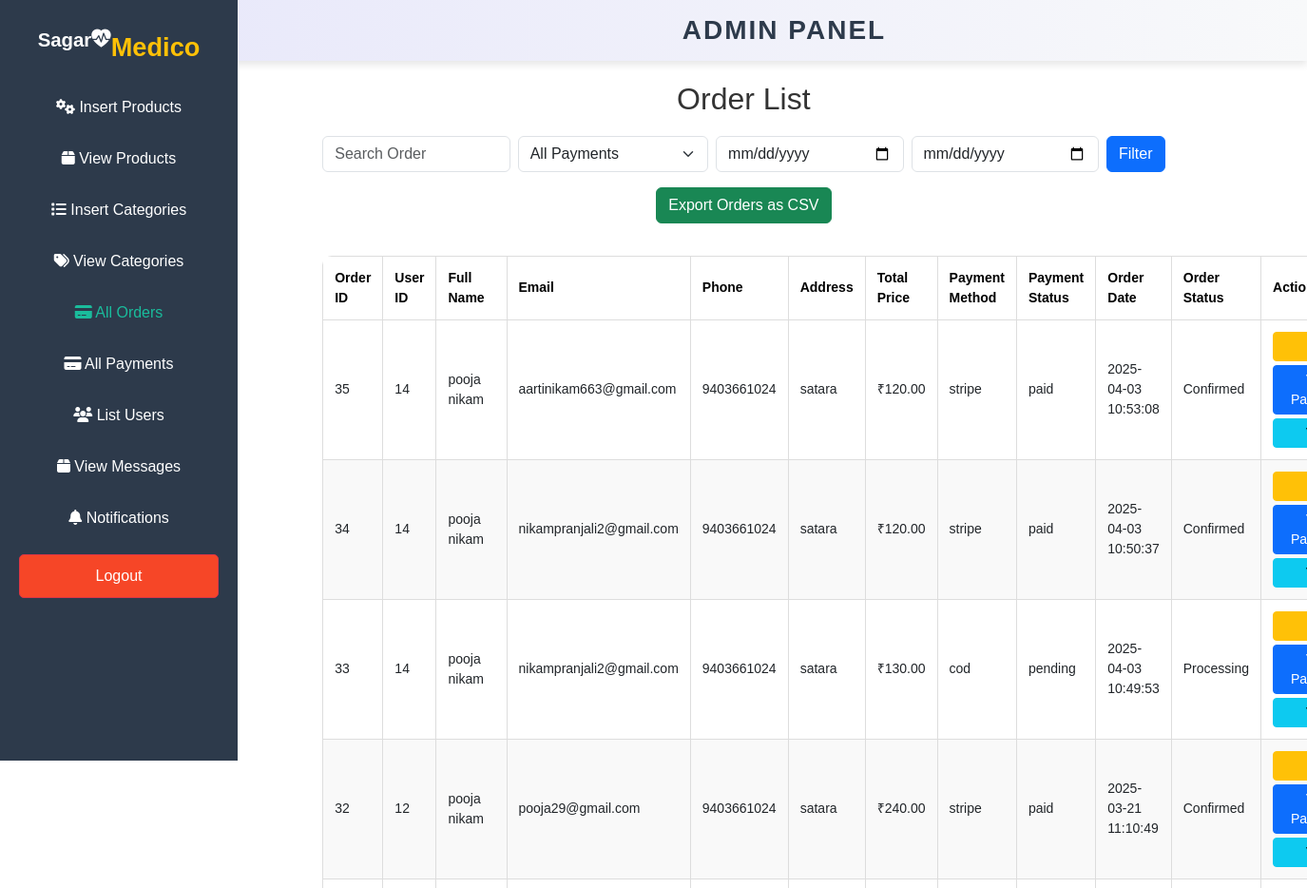
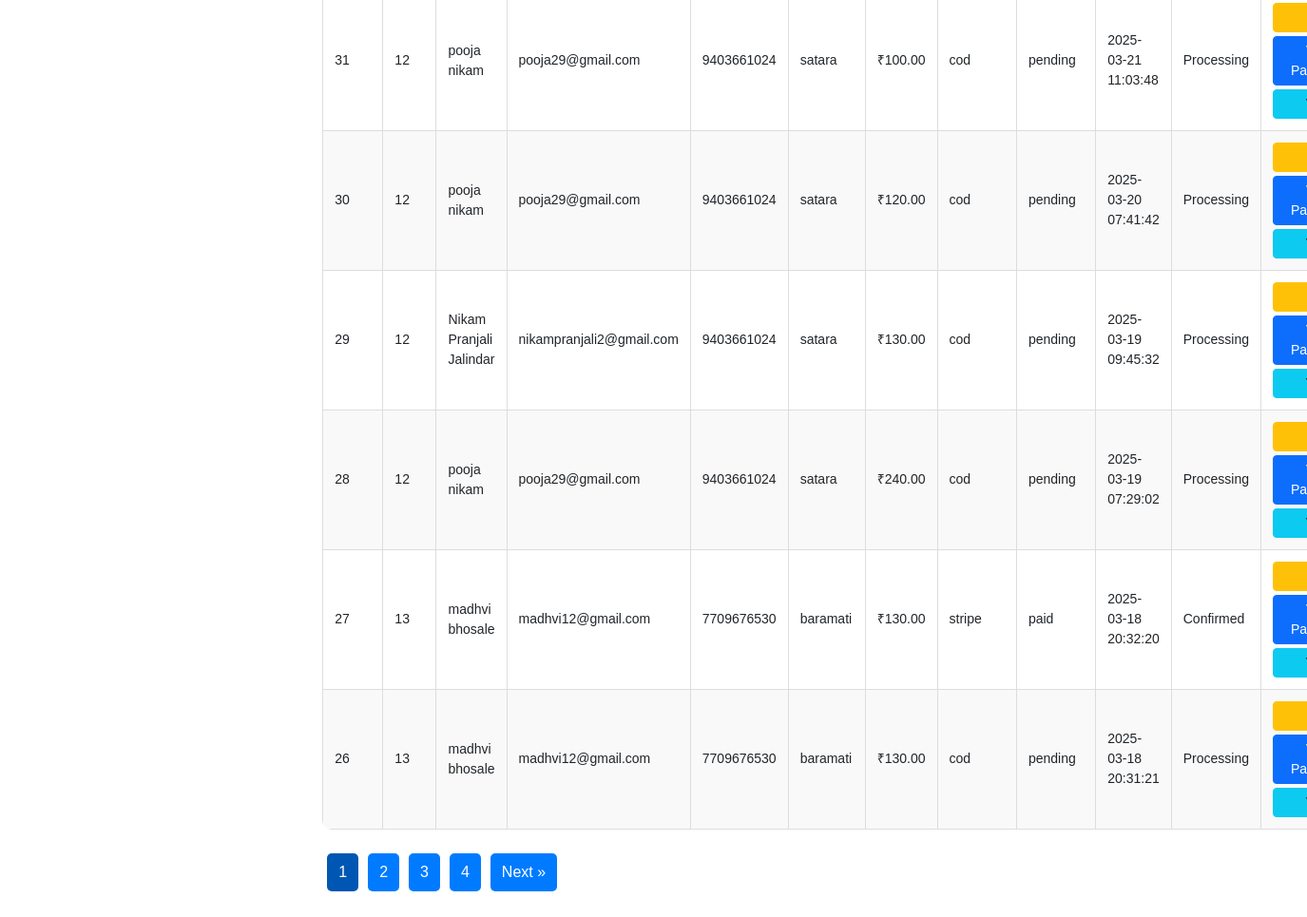
Screenshot of /admin_area/order_list.php with the database file from the repository (2 pictures, top to bottom).
### tables this page shows
CREATE TABLE IF NOT EXISTS `orders` (
  `order_id` int NOT NULL AUTO_INCREMENT,
  `user_id` int NOT NULL,
  `full_name` varchar(255) NOT NULL,
  `email` varchar(255) NOT NULL,
  `phone` varchar(20) NOT NULL,
  `address` text NOT NULL,
  `total_price` decimal(10,2) NOT NULL,
  `payment_method` enum('cod','paypal','stripe','razorpay') NOT NULL DEFAULT 'cod',
  `payment_status` enum('pending','paid','failed') NOT NULL DEFAULT 'pending',
  `order_date` datetime DEFAULT CURRENT_TIMESTAMP,
  `order_status` enum('pending','processing','shipped','delivered','cancelled') NOT NULL,
  `payment_id` int DEFAULT NULL,
  `expense_amount` decimal(10,2) DEFAULT '0.00',
  PRIMARY KEY (`order_id`),
  KEY `payment_id` (`payment_id`)
);

### admin_area/order_list.php (the view, shortened to what this page needs)
<?php
include('../includes/db_connection.php');
$records_per_page = 10;
if (isset($_GET['page']) && is_numeric($_GET['page'])) {
    $current_page = intval($_GET['page']);
} else {
    $current_page = 1;
}
$start_from = ($current_page - 1) * $records_per_page;
$total_query = "SELECT COUNT(*) FROM orders";
$total_result = mysqli_query($con, $total_query);
$total_row = mysqli_fetch_array($total_result);
$total_records = $total_row[0];
$total_pages = ceil($total_records / $records_per_page);
$search = isset($_GET['search']) ? mysqli_real_escape_string($con, $_GET['search']) : '';
$payment_status = isset($_GET['payment_status']) ? mysqli_real_escape_string($con, $_GET['payment_status']) : '';
$start_date = isset($_GET['start_date']) ? $_GET['start_date'] : '';
$end_date = isset($_GET['end_date']) ? $_GET['end_date'] : '';
$query = "SELECT * FROM orders WHERE 1";
$query .= " ORDER BY order_date DESC LIMIT $start_from, $records_per_page";
$result = mysqli_query($con, $query);
?>
<!DOCTYPE html>
<html lang="en">
<head>
    <link href="https://cdn.jsdelivr.net/npm/bootstrap@5.3.0/dist/css/bootstrap.min.css" rel="stylesheet">
    <link href="https://cdn.jsdelivr.net/npm/bootstrap@5.3.0/dist/css/bootstrap.min.css" rel="stylesheet">
    <link rel="stylesheet" href="https://cdnjs.cloudflare.com/ajax/libs/font-awesome/6.7.2/css/all.min.css">
    <link rel="stylesheet" href="https://cdn.jsdelivr.net/npm/bootstrap-icons@1.11.3/font/bootstrap-icons.min.css">
    <link href="https://cdn.jsdelivr.net/npm/bootstrap@5.3.3/dist/css/bootstrap.min.css" rel="stylesheet">
    <link rel="stylesheet" href="https://unpkg.com/leaflet/dist/leaflet.css" />
    <link rel="stylesheet" href="https://cdn.jsdelivr.net/npm/bootstrap-icons@1.11.3/font/bootstrap-icons.min.css">
</head>
<body>
<div class="sidebar fixed-top">
    <a class="navbar-brand" href="index3.php"><b><sup style="color:white;">Sagar<i class="bi bi-heart-pulse-fill"></i></sup></b><b class="text-warning">Medico</b></a>
        <a href="insert_product.php"><i class="fa fa-cogs"></i> Insert Products</a>
        <a href="view_products.php"><i class="fa fa-box"></i> View Products</a>
        <a href="insert_categories.php"><i class="fa fa-list"></i> Insert Categories</a>
        <a href="view_categories.php"><i class="fa fa-tags"></i> View Categories</a>
        <a href="order_list.php" class="link active"><i class="fa fa-credit-card"></i> All Orders</a>
        <a href="payment_list.php"><i class="fa fa-credit-card"></i> All Payments</a>
        <a href="user_list.php"><i class="fa fa-users"></i> List Users</a>
        <a href="contact_view.php"><i class="fa fa-box"></i> View Messages</a>
        <a href="notifications.php">
    <i class="fa fa-bell"></i> Notifications
</a>
        <a href="../Medico/logout.php" class="btn btn-danger w-80 mt-3">Logout</a>
    </div>
    <div class="container">
<div class="admin">
    <h1 >Admin Panel</h1>
</div>
    <div class="main">
<h2>Order List</h2>
<form method="GET" class="d-flex mb-3">
    <input type="text" name="search" class="form-control w-25" placeholder="Search Order" value="<?= isset($_GET['search']) ? $_GET['search'] : ''; ?>">
    <select name="payment_status" class="form-select w-25 ms-2">
        <option value="">All Payments</option>
    </select>
    <input type="date" name="start_date" class="form-control w-25 ms-2" value="<?= isset($_GET['start_date']) ? $_GET['start_date'] : ''; ?>">
    <input type="date" name="end_date" class="form-control w-25 ms-2" value="<?= isset($_GET['end_date']) ? $_GET['end_date'] : ''; ?>">
    <button type="submit" class="btn btn-primary ms-2">Filter</button>
</form>
<a href="export_orders.php?search=<?= urlencode($search) ?>&payment_status=<?= urlencode($payment_status) ?>&start_date=<?= urlencode($start_date) ?>&end_date=<?= urlencode($end_date) ?>" class="btn btn-success mb-3">
    Export Orders as CSV
</a>
<table>
    <thead>
        <tr>
            <th>Order ID</th>
            <th>User ID</th>
            <th>Full Name</th>
            <th>Email</th>
            <th>Phone</th>
            <th>Address</th>
            <th>Total Price</th>
            <th>Payment Method</th>
            <th>Payment Status</th>
            <th>Order Date</th>
            <th>Order Status</th>
            <th>Action</th>
        </tr>
    </thead>
    <tbody>
    <?php while ($row = mysqli_fetch_assoc($result)) {
        if (strcasecmp($row['payment_method'], 'cod') == 0 && strcasecmp($row['payment_status'], 'pending') == 0) {
            $order_status = "Processing";
        } elseif (strcasecmp($row['payment_method'], 'stripe') == 0 && strcasecmp($row['payment_status'], 'paid') == 0) {
            $order_status = "Confirmed";
        } else {
            $order_status = $row['order_status'];
        }
    ?>
        <tr>
            <td><?= $row['order_id'] ?></td>
            <td><?= $row['user_id'] ?></td>
            <td><?= $row['full_name'] ?></td>
            <td><?= $row['email'] ?></td>
            <td><?= $row['phone'] ?></td>
            <td><?= $row['address'] ?></td>
            <td>₹<?= $row['total_price'] ?></td>
            <td><?= $row['payment_method'] ?></td>
            <td><?= $row['payment_status'] ?></td>
            <td><?= $row['order_date'] ?></td>
            <td><?= $order_status ?></td>
            <td class="text-center">
    <div class="d-flex flex-column flex-md-row gap-1">
        <a href="edit_order.php?order_id=<?= $row['order_id'] ?>" class="btn btn-warning btn-sm">Edit</a>
        <a href="payment_list.php?full_name=<?= urlencode($row['full_name']) ?>" class="btn btn-primary btn-sm">View Payments</a>
        <button type="button" class="btn btn-info btn-sm" data-bs-toggle="modal" data-bs-target="#orderModal<?= $row['order_id']; ?>">View</button>
    </div>
</td>
        </tr>
    <?php } ?>
</tbody>
</table>
<div class="pagination">
    <?php for ($i = 1; $i <= $total_pages; $i++) { ?>
        <a href="order_list.php?page=<?= $i ?>" class="<?= ($i == $current_page) ? 'active' : '' ?>"><?= $i ?></a>
    <?php } ?>
    <?php if ($current_page < $total_pages) { ?>
        <a href="order_list.php?page=<?= $current_page + 1 ?>">Next »</a>
    <?php } ?>
</div>
</div>
</div>
</body>
</html>

### admin_area/order_list.php (style rules this page uses)
body { font-family: Arial, sans-serif; text-align: center; margin: 0; padding: 20px; }
h2 { color: #333; margin-bottom: 20px; }
table { width: 90%; margin: auto; border-collapse: collapse; background: white; border-radius: 10px; overflow: hidden; margin-top: 2%; }
th, td { padding: 12px; border: 1px solid #ddd; text-align: left; font-size: 14px; }
th { color: black; }
tr:nth-child(even) { background: #f9f9f9; }
.pagination { margin-top: 20px; }
.pagination a { padding: 8px 12px; margin: 5px; border-radius: 5px; text-decoration: none; background: #007BFF; color: white; }
.pagination .active { background: #0056b3; }
.admin { background: linear-gradient(to right, #E6E6FA, #F8F9FA); width: 100%; padding: 15px 0; position: absolute; top: 0; left: 0; text-align: center; box-shadow: 0px 4px 8px rgba(0, 0, 0, 0.1); z-index: 1000; position: fixed; }
.navbar-brand { font-size: 170%; }
.admin h1 { font-size: 28px; font-weight: bold; color: #2d3a4b; text-transform: uppercase; letter-spacing: 2px; margin: 0; margin-left: 20%; }
.sidebar { position: fixed; width: 250px; height: 100vh; background: #2d3a4b; padding: 20px; color: white; left: 0; overflow-y: auto; }
.sidebar a { display: block; padding: 10px; color: white; text-decoration: none; border-radius: 5px; margin-bottom: 10px; transition: 0.3s; }
.main { margin-left: 17%; padding: 20px; border-radius: 10px; margin-top: 4%; }
.sidebar .btn { background-color:rgb(246, 70, 39); }
.link.active { color: #1abc9c; }
td.text-center .btn { min-width: 100px; text-align: center; }
td.text-center .d-flex { justify-content: center; flex-wrap: wrap; }

### rows the page displays
orders: order_id "35", user "14", full_name "pooja nikam", email "aartinikam663@gmail.com", phone "9403661024", address "satara", total_price "120.00", payment_method "stripe", payment_status "paid", order_date "2025-04-03 10:53:08", order_status "Confirmed"
orders: order_id "34", user "14", full_name "pooja nikam", email "nikampranjali2@gmail.com", phone "9403661024", address "satara", total_price "120.00", payment_method "stripe", payment_status "paid", order_date "2025-04-03 10:50:37", order_status "Confirmed"
orders: order_id "33", user "14", full_name "pooja nikam", email "nikampranjali2@gmail.com", phone "9403661024", address "satara", total_price "130.00", payment_method "cod", payment_status "pending", order_date "2025-04-03 10:49:53", order_status "Processing"
orders: order_id "32", user "12", full_name "pooja nikam", email "pooja29@gmail.com", phone "9403661024", address "satara", total_price "240.00", payment_method "stripe", payment_status "paid", order_date "2025-03-21 11:10:49", order_status "Confirmed"
orders: order_id "31", user "12", full_name "pooja nikam", email "pooja29@gmail.com", phone "9403661024", address "satara", total_price "100.00", payment_method "cod", payment_status "pending", order_date "2025-03-21 11:03:48", order_status "Processing"
orders: order_id "30", user "12", full_name "pooja nikam", email "pooja29@gmail.com", phone "9403661024", address "satara", total_price "120.00", payment_method "cod", payment_status "pending", order_date "2025-03-20 07:41:42", order_status "Processing"
orders: order_id "29", user "12", full_name "Nikam Pranjali Jalindar", email "nikampranjali2@gmail.com", phone "9403661024", address "satara", total_price "130.00", payment_method "cod", payment_status "pending", order_date "2025-03-19 09:45:32", order_status "Processing"
orders: order_id "28", user "12", full_name "pooja nikam", email "pooja29@gmail.com", phone "9403661024", address "satara", total_price "240.00", payment_method "cod", payment_status "pending", order_date "2025-03-19 07:29:02", order_status "Processing"
orders: order_id "27", user "13", full_name "madhvi bhosale", email "madhvi12@gmail.com", phone "7709676530", address "baramati", total_price "130.00", payment_method "stripe", payment_status "paid", order_date "2025-03-18 20:32:20", order_status "Confirmed"
orders: order_id "26", user "13", full_name "madhvi bhosale", email "madhvi12@gmail.com", phone "7709676530", address "baramati", total_price "130.00", payment_method "cod", payment_status "pending", order_date "2025-03-18 20:31:21", order_status "Processing"
